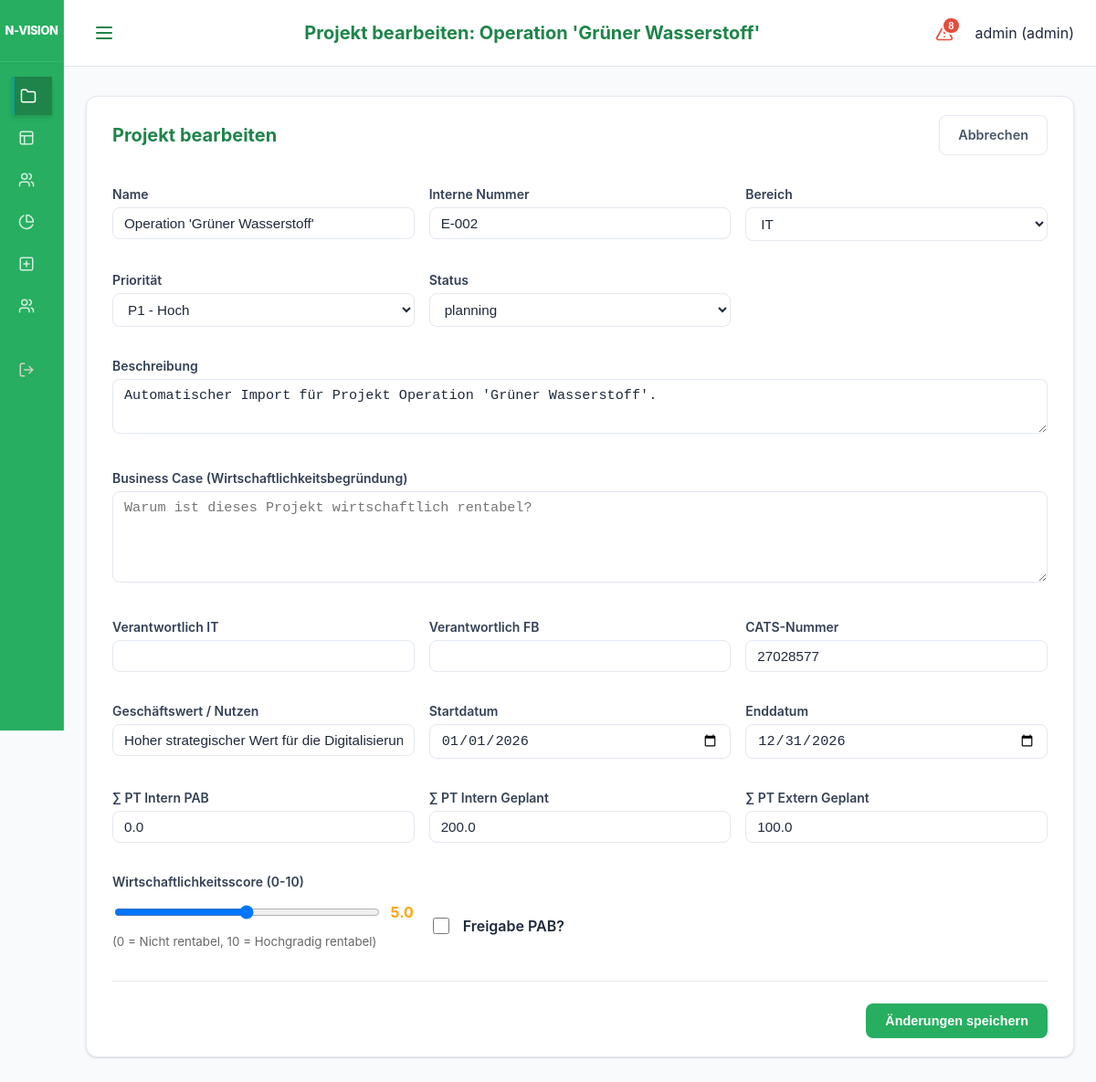
The page /ui/projects/2/edit (signed in) on the database as committed earlier.
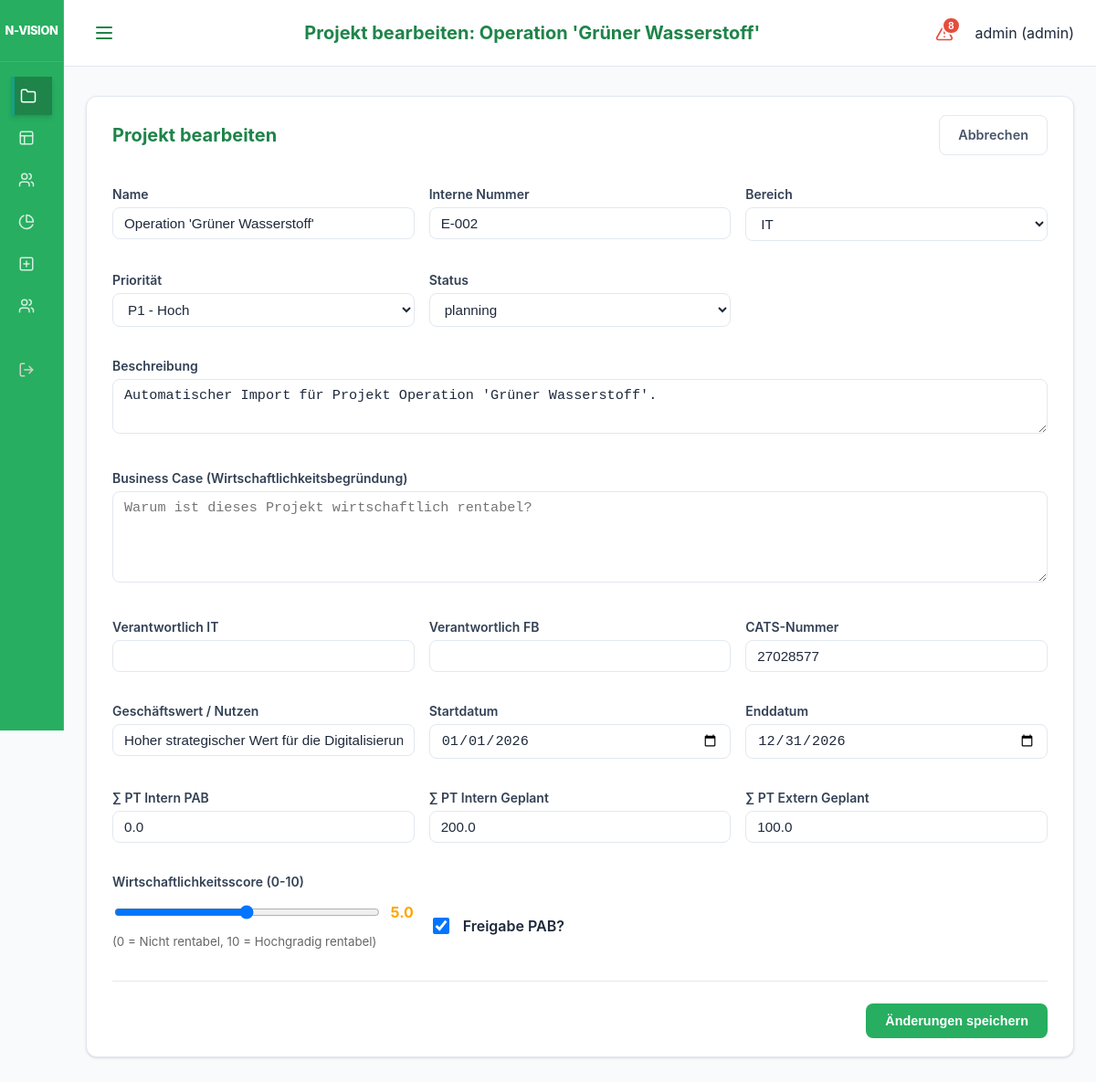
The same page on the database as committed later.
### models.py (models this page shows)
class Project(Base):
    __tablename__ = "projects"
    id = Column(Integer, primary_key=True, index=True)
    name = Column(String, index=True)
    description = Column(String, nullable=True)
    business_value = Column(String, nullable=True)
    internal_number = Column(String, nullable=True)
    division = Column(String, nullable=True) # "IT", "Netzgesellschaft", "Vertrieb", "Kraftwerk"
    start_date = Column(Date)
    end_date = Column(Date)
    priority = Column(Integer, default=1) # 1 highest
    status = Column(Enum(ProjectStatus), default=ProjectStatus.PLANNING)
    manager_id = Column(Integer, ForeignKey("employees.id"), nullable=True)
    responsible_it = Column(String, nullable=True)
    responsible_fb = Column(String, nullable=True)
    pab_approval = Column(Integer, default=0) # 0 = No, 1 = Yes (Legacy)
    pab_status = Column(Enum(PABStatus), default=PABStatus.EVALUATION)
    pab_rank = Column(Integer, default=999)
    cats_number = Column(String, nullable=True)
    pt_intern_pab = Column(Float, default=0.0)
    pt_intern_planned = Column(Float, default=0.0)
    pt_extern_planned = Column(Float, default=0.0)
    economic_score = Column(Float, default=0.0) # 0.0 to 10.0
    business_case = Column(String, nullable=True)
    staffings = relationship("Staffing", back_populates="project")
    bookings = relationship("Booking", back_populates="project")
    milestones = relationship("Milestone", back_populates="project", cascade="all, delete-orphan")
    pab_comments = relationship("ProjectComment", back_populates="project", cascade="all, delete-orphan")

### main.py (the view)
@app.get("/ui/projects/{project_id}/edit", response_class=HTMLResponse)
def ui_edit_project_form(request: Request, project_id: int, db: Session = Depends(get_db), user: models.User = Depends(admin_required)):
    project = db.query(models.Project).filter(models.Project.id == project_id).first()
    if not project:
        raise HTTPException(status_code=404, detail="Project not found")
    return templates.TemplateResponse(
        request=request, name="project_edit.html", context={
            "project": project,
            "active_page": "projects"
        }
    )

### templates/project_edit.html (shortened to what the changed rows need)
{% extends "base.html" %}
{% set title = "Projekt bearbeiten: " ~ project.name %}
{% block content %}
<div class="card">
    <div style="display: flex; justify-content: space-between; align-items: center; margin-bottom: 2rem;">
        <h2 style="margin: 0;">Projekt bearbeiten</h2>
    </div>
    <form action="/ui/projects/{{ project.id }}/edit" method="post">
        <div style="display: grid; grid-template-columns: repeat(auto-fill, minmax(250px, 1fr)); gap: 1rem; align-items: start;">
            <div class="form-group">
                <label>Name</label>
                <input type="text" name="name" value="{{ project.name }}" required>
            </div>
            <div class="form-group">
                <label>Interne Nummer</label>
                <input type="text" name="internal_number" value="{{ project.internal_number if project.internal_number else '' }}">
            </div>
            <div class="form-group">
                <label>Bereich</label>
                <select name="division">
                    <option value="IT" {% if project.division == 'IT' %}selected{% endif %}>IT</option>
                </select>
            </div>
            <div class="form-group">
                <label>Priorität</label>
                <select name="priority">
                    <option value="1" {% if project.priority == 1 %}selected{% endif %}>P1 - Hoch</option>
                </select>
            </div>
            <div class="form-group">
                <label>Status</label>
                <select name="status">
                    {% for s in ['planning', 'active', 'on_hold', 'completed'] %}
                    <option value="{{ s }}" {% if project.status.value == s %}selected{% endif %}>{{ s }}</option>
                    {% endfor %}
                </select>
            </div>
            <div class="form-group" style="grid-column: 1 / -1;">
                <label>Beschreibung</label>
                <textarea name="description" style="height: 60px;">{{ project.description if project.description else '' }}</textarea>
            </div>
            <div class="form-group">
                <label>CATS-Nummer</label>
                <input type="text" name="cats_number" value="{{ project.cats_number if project.cats_number else '' }}">
            </div>
            <div class="form-group">
                <label>Geschäftswert / Nutzen</label>
                <input type="text" name="business_value" value="{{ project.business_value if project.business_value else '' }}">
            </div>
            <div class="form-group">
                <label>Startdatum</label>
                <input type="date" name="start_date" value="{{ project.start_date }}" required>
            </div>
            <div class="form-group">
                <label>Enddatum</label>
                <input type="date" name="end_date" value="{{ project.end_date }}" required>
            </div>
            <div class="form-group">
                <label>∑ PT Intern PAB</label>
                <input type="number" name="pt_intern_pab" step="0.5" value="{{ project.pt_intern_pab }}">
            </div>
            <div class="form-group">
                <label>∑ PT Intern Geplant</label>
                <input type="number" name="pt_intern_planned" step="0.5" value="{{ project.pt_intern_planned }}">
            </div>
            <div class="form-group">
                <label>∑ PT Extern Geplant</label>
                <input type="number" name="pt_extern_planned" step="0.5" value="{{ project.pt_extern_planned }}">
            </div>
            <div class="form-group">
                <div style="display: flex; align-items: center; gap: 10px;">
                    <input type="range" name="economic_score" id="economic_score" min="0" max="10" step="0.5" value="{{ project.economic_score if project.economic_score else 5.0 }}" style="flex-grow: 1;">
                    <span id="score_value" style="font-weight: bold; width: 30px;">{{ project.economic_score if project.economic_score else 5.0 }}</span>
                </div>
            </div>
            <div style="display: flex; align-items: center; gap: 0.75rem; height: 100%; padding-top: 1rem;">
                <input type="checkbox" name="pab_approval" id="pab_approval" {% if project.pab_approval %}checked{% endif %} style="width: 18px; height: 18px; cursor: pointer;">
                <label for="pab_approval" style="cursor: pointer; font-weight: 600; margin-bottom: 0;">Freigabe PAB?</label>
            </div>
        </div>
    </form>
</div>
{% endblock %}

Rows that differ between the two databases and show on the page:
changed Project "Operation 'Grüner Wasserstoff'": pab_approval "☐" → "☑"
